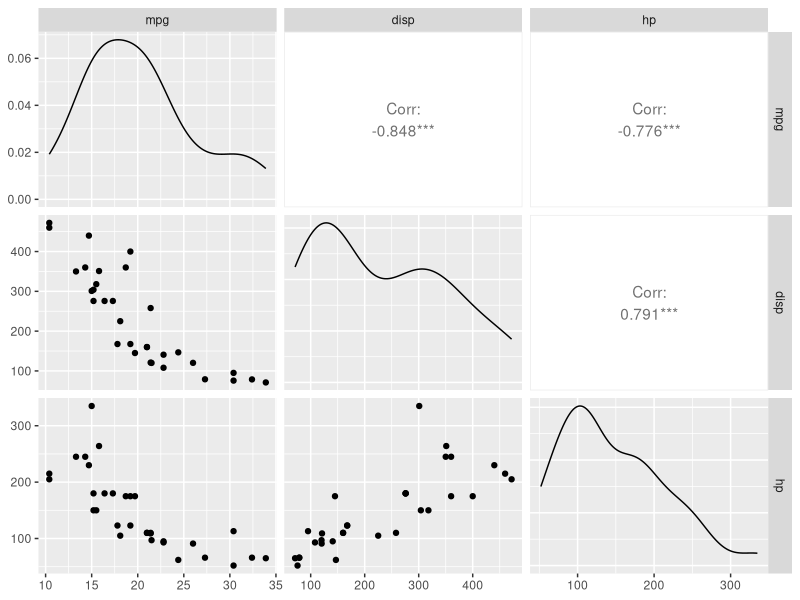
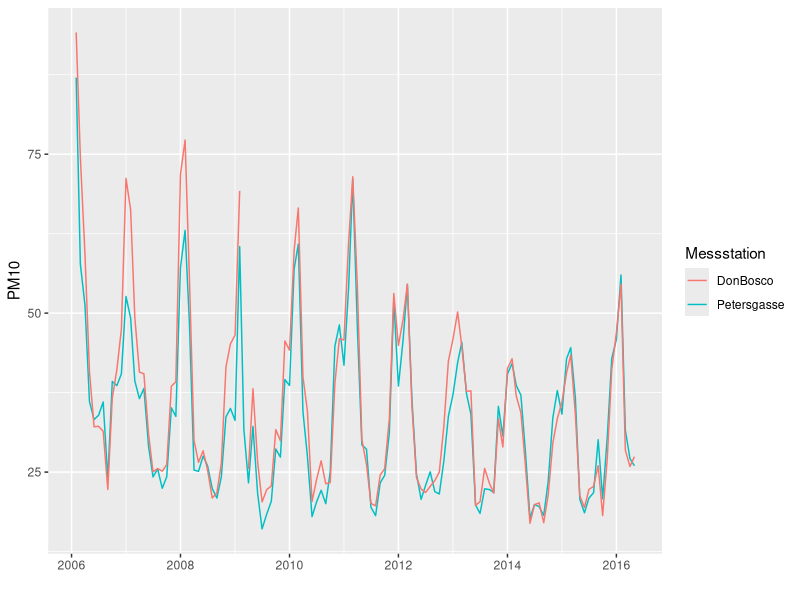
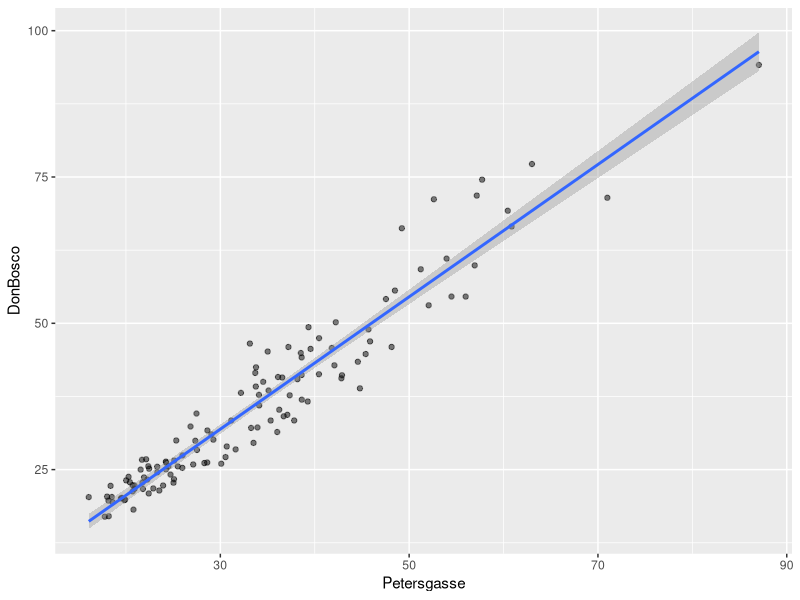

The R script that drew these images, in order:
## ---- chunk 1
r = 0.25
N = 63
alpha = 0.05
t = r * sqrt(N - 2) / sqrt(1 - r^2)
(p = 2 * pt(-abs(t), df=N - 2))
## ---- chunk 2
r = 0.05
N = 1538
alpha = 0.05
t = r * sqrt(N - 2) / sqrt(1 - r^2)
(p = 2 * pt(-abs(t), df=N - 2))
## ---- chunk 3
x = c(8, 1, -4, 5, 6, 10, 9)
y = c(-2, -5, -6, 0, 3, 7, 10)
cor.test(x, y, conf.level=0.99)
## ---- chunk 4
#| message: false
library(GGally)

ggpairs(mtcars[, c("mpg", "disp", "hp")])
## ---- chunk 5
cor(mtcars[, c("mpg", "disp", "hp")], method="pearson")
cor(mtcars[, c("mpg", "disp", "hp")], method="spearman")
## ---- chunk 6
#| message: false
library(readr)
pm10 = read_csv("pm10.csv")
pm10[["Datum"]] = as.Date(pm10[["Datum"]], format="%d.%m.%y")
## ---- chunk 7
#| message: false
#| warning: false
library(ggplot2)

ggplot(pm10, aes(x=Datum)) +
    geom_line(aes(y=Petersgasse, color="Petersgasse")) +
    geom_line(aes(y=DonBosco, color="DonBosco")) +
    labs(x="", y="PM10", color="Messstation")
## ---- chunk 8
#| message: false
#| warning: false
ggplot(pm10, aes(x=Petersgasse, y=DonBosco)) +
    geom_point(alpha=0.5) +
    geom_smooth(method="lm")
## ---- chunk 9
(r = cor.test(pm10[["Petersgasse"]], pm10[["DonBosco"]]))
r$estimate^2  # erklärte Varianz

# fehlende Werte (NA) müssen explizit ausgeschlossen werden
cor(pm10[["Petersgasse"]], pm10[["DonBosco"]], use="complete.obs")
## ---- chunk 10
#| message: false
library(dplyr)

cor(penguins[["bill_len"]], penguins[["bill_dep"]], use="complete.obs")

penguins |>
    group_by(species) |>
    summarize(r=cor(bill_len, bill_dep, use="complete.obs"))
